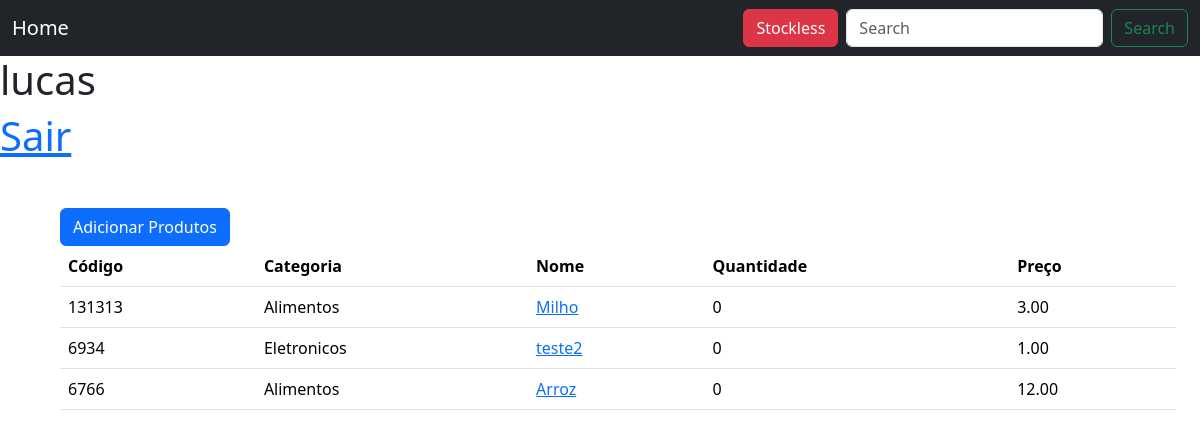
Screenshot of /stockless/ (signed in) with the database file from the repository.
### stockADS/models.py (models this page shows, shortened)
class Products(models.Model):
    user = models.ForeignKey(User, on_delete=models.CASCADE)
    name = models.CharField(max_length=255)
    category = models.ForeignKey(Categories, on_delete=models.CASCADE)
    picture = models.ImageField(blank=False)
    cod = models.IntegerField(unique=True)
    price = models.DecimalField(max_digits=12, decimal_places=2)
    description = models.TextField()
    qtd = models.IntegerField()
    discount = models.IntegerField()
    created_at = models.DateField()
    in_stock = models.BooleanField(default=False)
    class Meta:
        verbose_name = 'Product'
        verbose_name_plural = 'Products'

class Categories(models.Model):
    name = models.CharField(max_length=255)
    def __str__(self):
        return self.name
    class Meta:
        verbose_name = 'Category'
        verbose_name_plural = 'Categories'

### stockADS/views.py (the view)
# urls.py: path('stockless/', views.stockless, name='stockless'),
def stockless(request):
    produtos = Products.objects.filter(in_stock=False)
    return render(request, 'pages/index.html', {'produtos':produtos})

### stockADS/templates/pages/index.html (shortened to what this page needs)
{% load static %}
<!DOCTYPE html>
<html lang="en">
<head>
    <link rel="stylesheet" href="	https://cdn.jsdelivr.net/npm/bootstrap@5.3.2/dist/css/bootstrap.min.css">
</head>
<body>
    <nav class="navbar navbar-expand-lg bg-dark">
        <div class="container-fluid">
          <a class="navbar-brand home-button" href="{% url 'home' %}">Home</a>
            <form class="d-flex" role="search" action="{% url 'search-product' %}">
              <a class="btn btn-danger me-2" href="{% url 'stockless' %}" role="button">Stockless</a>
              <input class="form-control me-2" type="search" placeholder="Search" aria-label="Search" name="q">
              <button class="btn btn-outline-success" type="submit">Search</button>
            </form>
        </div>
      </nav>
      <h1>{{user}}</h1>
      <h1>
        <a href="{% url 'logout' %}">Sair</a>
      </h1>
      <div class="container m-5">
        <a class="btn btn-primary" href="{% url 'add_product' %}" role="button">Adicionar Produtos</a>
    <table class="table">
        <thead>
          <tr>
            <th scope="col">Código</th>
            <th scope="col">Categoria</th>
            <th scope="col">Nome</th>
            <th scope="col">Quantidade</th>
            <th scope="col">Preço</th>
          </tr>
        </thead>
        <tbody>
            {% for produto in produtos %}
          <tr>
            <td>{{ produto.cod }}</td>
            <td>{{ produto.category }}</td>
            <td><a href="{% url 'product-detail' produto.id %}">{{ produto.name }}</a></td>
            <td>{{ produto.qtd }}</td>
            <td>{{ produto.price }}</td>
          </tr>
            {% endfor %}
        </tbody>
      </table>
      </div>
</body>
</html>

### stockADS/templates/pages/index.html (style rules this page uses)
.home-button { color: white; }

### rows the page displays
Products: cod "131313", category "Alimentos", name "Milho", qtd "0", price "3.00"
Products: cod "6934", category "Eletronicos", name "teste2", qtd "0", price "1.00"
Products: cod "6766", category "Alimentos", name "Arroz", qtd "0", price "12.00"

### other values shown
{{ user }} "lucas"
